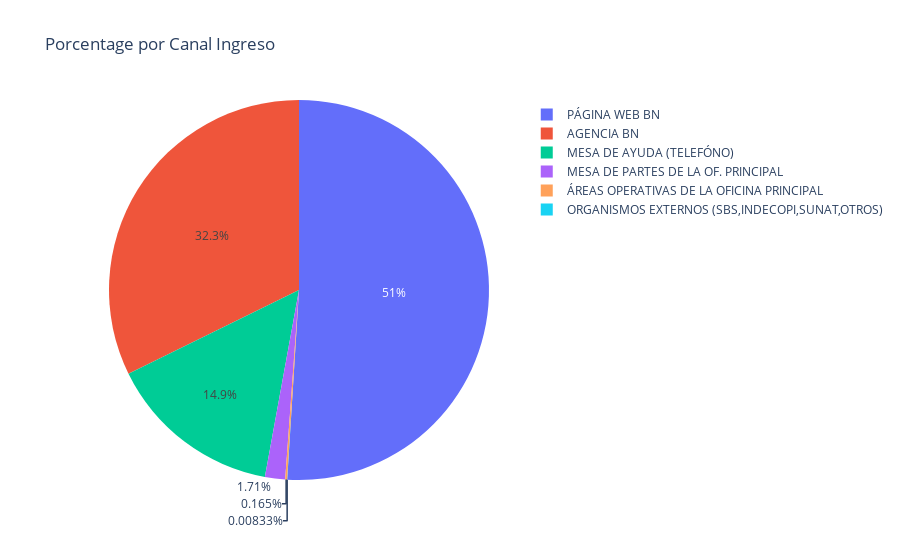

Notebook cell for this chart:
### Code cell
total = np.sum(data_temp['N° Reclamo'])
data_temp['per'] = data_temp['N° Reclamo']/total*100

data_temp.to_excel("canal_pie.xlsx") 
fig = px.pie(data_temp, values='per', names='Canal Ingreso', title='Porcentage por Canal Ingreso')
fig.show()

### Figure 1 — Plotly figure (JSON) as saved in the notebook; plotly's stock layout.template omitted (floating-point values rounded to 4 significant figures)
{"data": [{"domain": {"x": [0, 1], "y": [0, 1]}, "hovertemplate": "Canal Ingreso=%{label}<br>per=%{value}<extra></extra>", "labels": ["PÁGINA WEB BN", "AGENCIA BN", "MESA DE AYUDA (TELEFÓNO)", "MESA DE PARTES DE LA OF. PRINCIPAL", "ÁREAS OPERATIVAS DE LA OFICINA PRINCIPAL", "ORGANISMOS EXTERNOS (SBS,INDECOPI,SUNAT,OTROS)"], "legendgroup": "", "name": "", "showlegend": true, "type": "pie", "values": [50.99, 32.27, 14.85, 1.713, 0.1646, 0.008334]}], "layout": {"legend": {"tracegroupgap": 0}, "title": {"text": "Porcentage por Canal Ingreso"}}}
